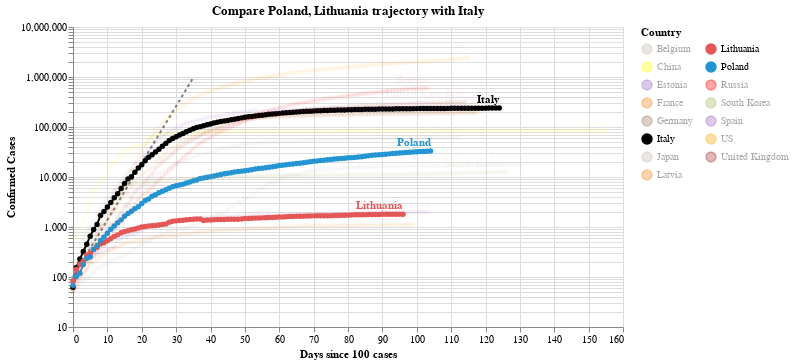

Here is the notebook cell this chart was saved with:
### Code cell
#hide_input
chart2 = make_since_chart(dff2, ['Poland', 'Lithuania'], baseline_countries)
chart2

### Figure 1 — Vega-Lite specification as saved in the notebook (floating-point values rounded to 4 significant figures; data arrays with more than 128 entries replaced by an {"elided": "..."} marker saying what was removed)
{"config": {"view": {"continuousWidth": 400, "continuousHeight": 300}}, "layer": [{"data": {"name": "data-628230001892d6798b50651be41d1b3e"}, "mark": {"type": "line", "color": "black", "opacity": 0.5, "strokeDash": [3, 3]}, "encoding": {"x": {"type": "quantitative", "field": "Days since 100 cases"}, "y": {"type": "quantitative", "field": "Confirmed Cases"}}}, {"data": {"name": "data-542597a31ee715cbeeea5dd77a4e551d"}, "mark": {"type": "line", "point": true}, "encoding": {"color": {"type": "nominal", "field": "Country", "legend": {"columns": 2}, "scale": {"domain": ["Belgium", "China", "Estonia", "France", "Germany", "Italy", "Japan", "Latvia", "Lithuania", "Poland", "Russia", "South Korea", "Spain", "US", "United Kingdom"], "range": ["#C1B7AD", "yellow", "#9467bd", "#F58518", "#9D755D", "black", "#C1B7AD", "#F58518", "#E45756", "#2495D3", "red", "#A1BA59", "#9467bd", "orange", "brown"]}}, "opacity": {"condition": {"value": 1, "selection": "selector004"}, "value": 0.05}, "tooltip": [{"type": "nominal", "field": "Country"}, {"type": "temporal", "field": "Date"}, {"type": "quantitative", "field": "Confirmed Cases"}, {"type": "quantitative", "field": "Days since 100 cases"}], "x": {"type": "quantitative", "field": "Days since 100 cases"}, "y": {"type": "quantitative", "field": "Confirmed Cases", "scale": {"type": "log"}}}, "selection": {"selector004": {"type": "multi", "fields": ["Country"], "bind": "legend", "init": [{"Country": "Poland"}, {"Country": "Lithuania"}, {"Country": "Italy"}]}}, "width": 550}, {"data": {"name": "data-542597a31ee715cbeeea5dd77a4e551d"}, "mark": {"type": "text", "align": "right", "dy": -8, "fontWeight": "bold"}, "encoding": {"color": {"type": "nominal", "field": "Country", "legend": {"columns": 2}, "scale": {"domain": ["Belgium", "China", "Estonia", "France", "Germany", "Italy", "Japan", "Latvia", "Lithuania", "Poland", "Russia", "South Korea", "Spain", "US", "United Kingdom"], "range": ["#C1B7AD", "yellow", "#9467bd", "#F58518", "#9D755D", "black", "#C1B7AD", "#F58518", "#E45756", "#2495D3", "red", "#A1BA59", "#9467bd", "orange", "brown"]}}, "opacity": {"condition": {"value": 1, "selection": "selector004"}, "value": 0.05}, "text": {"type": "nominal", "field": "Country"}, "tooltip": [{"type": "nominal", "field": "Country"}, {"type": "temporal", "field": "Date"}, {"type": "quantitative", "field": "Confirmed Cases"}, {"type": "quantitative", "field": "Days since 100 cases"}], "x": {"type": "quantitative", "field": "Days since 100 cases"}, "y": {"type": "quantitative", "field": "Confirmed Cases", "scale": {"type": "log"}}}, "transform": [{"filter": "(datum['Date'] >= 1593043200000)"}], "width": 550}], "title": "Compare Poland, Lithuania trajectory with Italy", "$schema": "https://vega.github.io/schema/vega-lite/v4.0.2.json", "datasets": {"data-628230001892d6798b50651be41d1b3e": [{"Days since 100 cases": 0, "Confirmed Cases": 100.0}, {"Days since 100 cases": 1, "Confirmed Cases": 130.0}, {"Days since 100 cases": 2, "Confirmed Cases": 169.0}, {"Days since 100 cases": 3, "Confirmed Cases": 219.7}, {"Days since 100 cases": 4, "Confirmed Cases": 285.6}, {"Days since 100 cases": 5, "Confirmed Cases": 371.3}, {"Days since 100 cases": 6, "Confirmed Cases": 482.7}, {"Days since 100 cases": 7, "Confirmed Cases": 627.5}, {"Days since 100 cases": 8, "Confirmed Cases": 815.7}, {"Days since 100 cases": 9, "Confirmed Cases": 1060.0}, {"Days since 100 cases": 10, "Confirmed Cases": 1379.0}, {"Days since 100 cases": 11, "Confirmed Cases": 1792.0}, {"Days since 100 cases": 12, "Confirmed Cases": 2330.0}, {"Days since 100 cases": 13, "Confirmed Cases": 3029.0}, {"Days since 100 cases": 14, "Confirmed Cases": 3937.0}, {"Days since 100 cases": 15, "Confirmed Cases": 5119.0}, {"Days since 100 cases": 16, "Confirmed Cases": 6654.0}, {"Days since 100 cases": 17, "Confirmed Cases": 8650.0}, {"Days since 100 cases": 18, "Confirmed Cases": 11250.0}, {"Days since 100 cases": 19, "Confirmed Cases": 14620.0}, {"Days since 100 cases": 20, "Confirmed Cases": 19000.0}, {"Days since 100 cases": 21, "Confirmed Cases": 24710.0}, {"Days since 100 cases": 22, "Confirmed Cases": 32120.0}, {"Days since 100 cases": 23, "Confirmed Cases": 41750.0}, {"Days since 100 cases": 24, "Confirmed Cases": 54280.0}, {"Days since 100 cases": 25, "Confirmed Cases": 70560.0}, {"Days since 100 cases": 26, "Confirmed Cases": 91730.0}, {"Days since 100 cases": 27, "Confirmed Cases": 119300.0}, {"Days since 100 cases": 28, "Confirmed Cases": 155000.0}, {"Days since 100 cases": 29, "Confirmed Cases": 201500.0}, {"Days since 100 cases": 30, "Confirmed Cases": 262000.0}, {"Days since 100 cases": 31, "Confirmed Cases": 340600.0}, {"Days since 100 cases": 32, "Confirmed Cases": 442800.0}, {"Days since 100 cases": 33, "Confirmed Cases": 575600.0}, {"Days since 100 cases": 34, "Confirmed Cases": 748300.0}, {"Days since 100 cases": 35, "Confirmed Cases": 972800.0}], "data-542597a31ee715cbeeea5dd77a4e551d": {"elided": "1748 records"}}}
